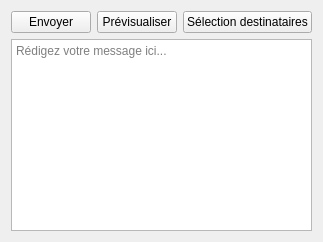
<?xml version="1.0" encoding="UTF-8"?>
<ui version="4.0">
 <class>MailingTab</class>
 <widget class="QWidget" name="MailingTab">
  <layout class="QVBoxLayout" name="verticalLayout">
   <item>
    <layout class="QHBoxLayout" name="horizontalLayoutTop">
     <item><widget class="QPushButton" name="buttonSendMail"><property name="text"><string>Envoyer</string></property></widget></item>
     <item><widget class="QPushButton" name="buttonPreviewMail"><property name="text"><string>Prévisualiser</string></property></widget></item>
     <item><widget class="QPushButton" name="buttonSelectRecipients"><property name="text"><string>Sélection destinataires</string></property></widget></item>
    </layout>
   </item>
   <item>
    <widget class="QTextEdit" name="textEditMail">
     <property name="placeholderText"><string>Rédigez votre message ici...</string></property>
    </widget>
   </item>
  </layout>
 </widget>
 <resources/>
 <connections/>
</ui>
